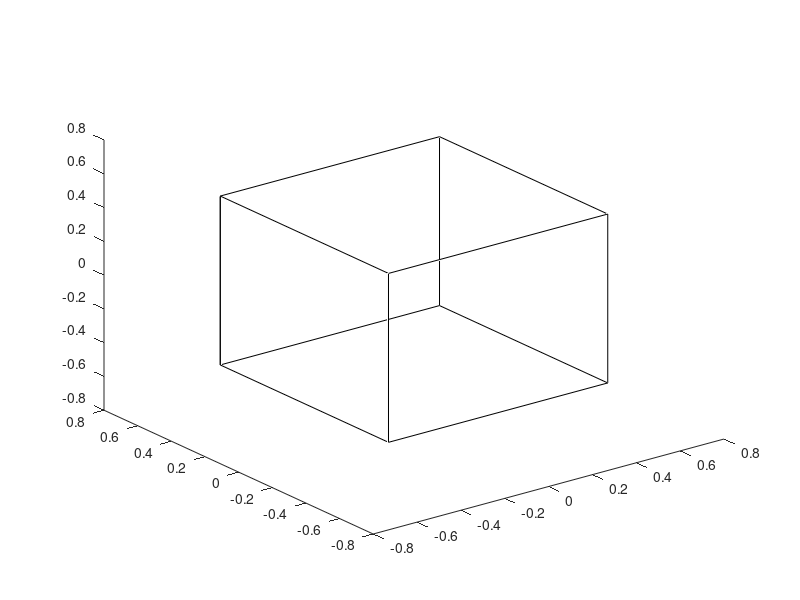

Here is the MATLAB script that generated this plot: (Note: this script raises an error after producing the figure.)
% Chapter 2 exercise 2
clc;
clear all
close all


%% a) Write a function to plot the edges of a cube centered at the origin

% vectors defining the eight vertices of a unit cube centered about [0 0 0]
% vert = [X Y Z 1]
vert_1 = [0.5 -0.5 -0.5 1];
vert_2 = [0.5 -0.5 0.5 1];
vert_3 = [-0.5 -0.5 0.5 1];
vert_4 = [-0.5 -0.5 -0.5 1];
vert_5 = [-0.5 0.5 -0.5 1];
vert_6 = [-0.5 0.5 0.5 1];
vert_7 = [0.5 0.5 0.5 1];
vert_8 = [0.5 0.5 -0.5 1];

% put together a matrix that plots nicely
A1 = [vert_1;
     vert_2;
     vert_3;
     vert_4;
     vert_5;
     vert_6;
     vert_7;
     vert_8;
     vert_1;
     vert_4;
     vert_3;
     vert_6;
     vert_5;
     vert_8;
     vert_7;
     vert_2];

% plot the cube
figure(1)
plot3(A1(:,1),A1(:,2),A1(:,3),'k')
hold on
trplot
xlabel('x axis')
ylabel('y axis')
zlabel('z axis')
title('Figure for part a')
axis equal
axis([-3 3 -3 3 -3 3])
grid on

%% b) modify the function to accept a homogeneous transform before plotting

% define the transformation T
T = transl(2,2,1)*trotz(pi/4)*troty(-pi/4)*trotx(pi/6);

% create the new transformed vertices
vert_1_new = T*vert_1';
vert_2_new = T*vert_2';
vert_3_new = T*vert_3';
vert_4_new = T*vert_4';
vert_5_new = T*vert_5';
vert_6_new = T*vert_6';
vert_7_new = T*vert_7';
vert_8_new = T*vert_8';

% put together a matrix that plots nicely
A2 = [vert_1_new';
     vert_2_new';
     vert_3_new';
     vert_4_new';
     vert_5_new';
     vert_6_new';
     vert_7_new';
     vert_8_new';
     vert_1_new';
     vert_4_new';
     vert_3_new';
     vert_6_new';
     vert_5_new';
     vert_8_new';
     vert_7_new';
     vert_2_new'];
 
% plot the transformed cube and the original cube
figure(2)
plot3(A2(:,1),A2(:,2),A2(:,3),A1(:,1),A1(:,2),A1(:,3),'k')
hold on
trplot(T, 'frame', '2', 'color', 'r')
trplot
xlabel('x axis')
ylabel('y axis')
zlabel('z axis')
title('Figure for part b, c, d')
legend('transformed','original')
axis equal
axis([-3 3 -3 3 -3 3])
grid on

%% c) Animate rotation about the x-axis
% done
%% d) Animate rotation about all axes
% done

 
